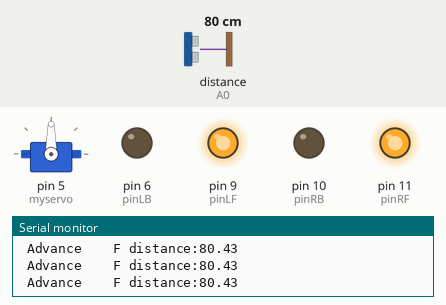
The sketch below on a simulated Arduino Uno, built with avr-gcc and run on an emulated ATmega328P. Shown: servo, output pins drawn as LEDs (lit = HIGH), the last lines printed to the serial monitor. Wiring (inferred from the names in the program): ultrasonic range finder: trigger A1; echo A0. Dashed ring = blinking. The test bench sets the inputs (shaded band); at power-on: distance to the obstacle (sensor on A0) 80 cm. The echo pulse lasts 58.3 µs per cm; pins used as bus, display or sensor lines are not drawn.

Above: at 1.2 s.
1.3 s: distance to the obstacle (sensor on A0) set to 11 cm
2.8 s: distance to the obstacle (sensor on A0) set to 8 cm
At 4.4 s:
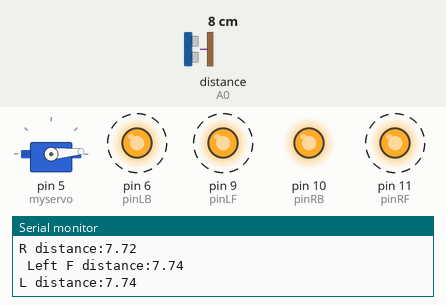
5.8 s: distance to the obstacle (sensor on A0) set to 2 cm
At 7.5 s:
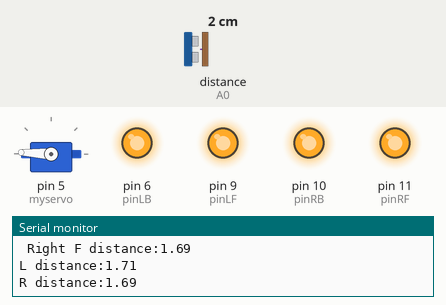
8.8 s: distance to the obstacle (sensor on A0) set to 9 cm
At 9.36 s:
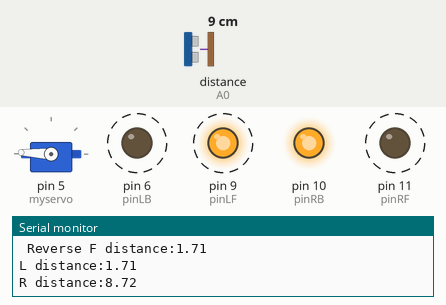
11.8 s: distance to the obstacle (sensor on A0) set to 4 cm
At 13.2 s:
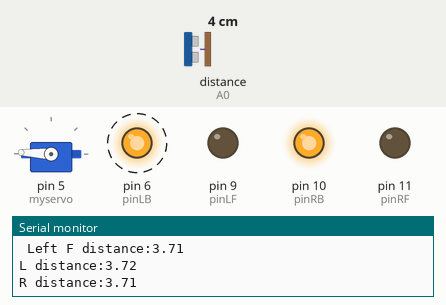
Timing chart, 0 to 15.8 s (numbered marks = the images above; inputs shaded):
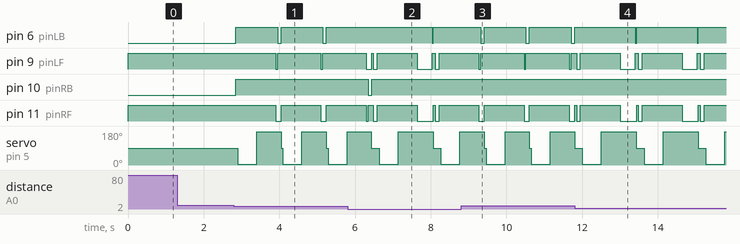

The sketch:

Full_Car.ino
```cpp
#include <Servo.h>
#include <IRremote.h>


int pinLB=6;     // 定義8腳位 左後
int pinLF=9;     // 定義9腳位 左前

int pinRB=10;    // 定義10腳位 右後
int pinRF=11;    // 定義11腳位 右前

int inputPin = A0;  // 定義超音波信號接收腳位
int outputPin =A1;  // 定義超音波信號發射腳位

int Fspeedd = 0;      // 前速
int Rspeedd = 0;      // 右速
int Lspeedd = 0;      // 左速
int directionn = 0;   // 前=8 後=2 左=4 右=6
Servo myservo;        // 設 myservo
int delay_time = 250; // 伺服馬達轉向後的穩定時間

int Fgo = 8;         // 前進
int Rgo = 6;         // 右轉
int Lgo = 4;         // 左轉
int Bgo = 2;         // 倒車

void setup()
 {
  Serial.begin(9600);     // 定義馬達輸出腳位
  pinMode(pinLB,OUTPUT); // 腳位 8 (PWM)
  pinMode(pinLF,OUTPUT); // 腳位 9 (PWM)
  pinMode(pinRB,OUTPUT); // 腳位 10 (PWM)
  pinMode(pinRF,OUTPUT); // 腳位 11 (PWM)

  pinMode(inputPin, INPUT);    // 定義超音波輸入腳位
  pinMode(outputPin, OUTPUT);  // 定義超音波輸出腳位

  myservo.attach(5);    // 定義伺服馬達輸出第5腳位(PWM)
 }
void advance(int a)     // 前進
    {
     digitalWrite(pinRB,LOW);  // 使馬達（右後）動作
     digitalWrite(pinRF,HIGH);
     digitalWrite(pinLB,LOW);  // 使馬達（左後）動作
     digitalWrite(pinLF,HIGH);
     delay(a * 50);
    }

void right(int b)        //右轉(單輪)
    {
     digitalWrite(pinRB,LOW);   //使馬達（右後）動作
     digitalWrite(pinRF,HIGH);
     digitalWrite(pinLB,HIGH);
     digitalWrite(pinLF,HIGH);
     delay(b * 20);
    }
void left(int c)         //左轉(單輪)
    {
     digitalWrite(pinRB,HIGH);
     digitalWrite(pinRF,HIGH);
     digitalWrite(pinLB,LOW);   //使馬達（左後）動作
     digitalWrite(pinLF,HIGH);
     delay(c * 20);
    }
void turnR(int d)        //右轉(雙輪)
    {
     digitalWrite(pinRB,LOW);  //使馬達（右後）動作
     digitalWrite(pinRF,HIGH);
     digitalWrite(pinLB,HIGH);
     digitalWrite(pinLF,LOW);  //使馬達（左前）動作
     delay(d * 15);
    }
void turnL(int e)        //左轉(雙輪)
    {
     digitalWrite(pinRB,HIGH);
     digitalWrite(pinRF,LOW);   //使馬達（右前）動作
     digitalWrite(pinLB,LOW);   //使馬達（左後）動作
     digitalWrite(pinLF,HIGH);
     delay(e * 15);
    }
void stopp(int f)         //停止
    {
     digitalWrite(pinRB,HIGH);
     digitalWrite(pinRF,HIGH);
     digitalWrite(pinLB,HIGH);
     digitalWrite(pinLF,HIGH);
     delay(f * 50);
    }
void back(int g)          //後退
    {

     digitalWrite(pinRB,HIGH);  //使馬達（右後）動作
     digitalWrite(pinRF,LOW);
     digitalWrite(pinLB,HIGH);  //使馬達（左後）動作
     digitalWrite(pinLF,LOW);
     delay(g * 50);
    }

void detection()        //測量3個角度(0.90.179)
    {
      int delay_time = 250;   // 伺服馬達轉向後的穩定時間
      ask_pin_F();            // 讀取前方距離

     if(Fspeedd < 5)         // 假如前方距離小於10公分
      {
      stopp(1);               // 清除輸出資料
      back(2);                // 後退 0.2秒
      }

      if(Fspeedd < 10)         // 假如前方距離小於25公分
      {
        stopp(1);               // 清除輸出資料
        ask_pin_L();            // 讀取左方距離
        delay(delay_time);      // 等待伺服馬達穩定
        ask_pin_R();            // 讀取右方距離
        delay(delay_time);      // 等待伺服馬達穩定

        if(Lspeedd > Rspeedd)   //假如 左邊距離大於右邊距離
        {
         directionn = Rgo;      //向右走
        }

        if(Lspeedd <= Rspeedd)   //假如 左邊距離小於或等於右邊距離
        {
         directionn = Lgo;      //向左走
        }

        if (Lspeedd < 5 && Rspeedd < 5)   //假如 左邊距離和右邊距離皆小於10公分
        {
         directionn = Bgo;      //向後走
        }
      }
      else                      //加如前方不小於(大於)25公分
      {
        directionn = Fgo;        //向前走
      }

    }
void ask_pin_F()   // 量出前方距離
    {
      myservo.write(90);
      digitalWrite(outputPin, LOW);   // 讓超聲波發射低電壓2μs
      delayMicroseconds(2);
      digitalWrite(outputPin, HIGH);  // 讓超聲波發射高電壓10μs，這裡至少是10μs
      delayMicroseconds(10);
      digitalWrite(outputPin, LOW);    // 維持超聲波發射低電壓
      float Fdistance = pulseIn(inputPin, HIGH);  // 讀差相差時間
      Fdistance= Fdistance/5.8/10;       // 將時間轉為距離距离（單位：公分）
      Serial.print("F distance:");      //輸出距離（單位：公分）
      Serial.println(Fdistance);         //顯示距離
      Fspeedd = Fdistance;              // 將距離 讀入Fspeedd(前速)
    }
 void ask_pin_L()   // 量出左邊距離
    {
      myservo.write(5);
      delay(delay_time);
      digitalWrite(outputPin, LOW);   // 讓超聲波發射低電壓2μs
      delayMicroseconds(2);
      digitalWrite(outputPin, HIGH);  // 讓超聲波發射高電壓10μs，這裡至少是10μs
      delayMicroseconds(10);
      digitalWrite(outputPin, LOW);    // 維持超聲波發射低電壓
      float Ldistance = pulseIn(inputPin, HIGH);  // 讀差相差時間
      Ldistance= Ldistance/5.8/10;       // 將時間轉為距離距离（單位：公分）
      Serial.print("L distance:");       //輸出距離（單位：公分）
      Serial.println(Ldistance);         //顯示距離
      Lspeedd = Ldistance;              // 將距離 讀入Lspeedd(左速)
    }
void ask_pin_R()   // 量出右邊距離
    {
      myservo.write(177);
      delay(delay_time);
      digitalWrite(outputPin, LOW);   // 讓超聲波發射低電壓2μs
      delayMicroseconds(2);
      digitalWrite(outputPin, HIGH);  // 讓超聲波發射高電壓10μs，這裡至少是10μs
      delayMicroseconds(10);
      digitalWrite(outputPin, LOW);    // 維持超聲波發射低電壓
      float Rdistance = pulseIn(inputPin, HIGH);  // 讀差相差時間
      Rdistance= Rdistance/5.8/10;       // 將時間轉為距離距离（單位：公分）
      Serial.print("R distance:");       //輸出距離（單位：公分）
      Serial.println(Rdistance);         //顯示距離
      Rspeedd = Rdistance;              // 將距離 讀入Rspeedd(右速)
    }

void loop()
 {
    myservo.write(90);  //讓伺服馬達回歸 預備位置 準備下一次的測量
    detection();        //測量角度 並且判斷要往哪一方向移動

   if(directionn == 2)  //假如directionn(方向) = 2(倒車)
   {
     back(8);                    //  倒退(車)
     turnL(2);                   //些微向左方移動(防止卡在死巷裡)
     Serial.print(" Reverse ");   //顯示方向(倒退)
   }
   if(directionn == 6)           //假如directionn(方向) = 6(右轉)
   {
     back(1);
     turnR(6);                   // 右轉
     Serial.print(" Right ");    //顯示方向(左轉)
   }
   if(directionn == 4)          //假如directionn(方向) = 4(左轉)
   {
     back(1);
     turnL(6);                  // 左轉
     Serial.print(" Left ");     //顯示方向(右轉)
   }
   if(directionn == 8)          //假如directionn(方向) = 8(前進)
   {
    advance(1);                 // 正常前進
    Serial.print(" Advance ");   //顯示方向(前進)
    Serial.print("   ");
   }
 }
```

Measured:
- the behaviour switches between 10 and 9 cm on distance to the obstacle (sensor on A0) (found by bisection; images 0 and 1)
- after the input at 2.8 s, pin 6 (pinLB): alternates HIGH for 1.1 s and LOW for 0.09 s, starting after 0.05 s; pin 9 (pinLF): alternates HIGH for 1.1 s and LOW for 0.05 s, starting after 1.1 s
- after the input at 5.8 s, pin 10 (pinRB): HIGH → LOW after 0.54 s, → HIGH 0.09 s later
- after the input at 8.8 s, pin 6 (pinLB): alternates HIGH for 1.1 s and LOW for 0.09 s, starting after 0.52 s
- after the input at 11.8 s, pin 6 (pinLB): alternates HIGH for 1.6 s and LOW for 0.03 s, starting after 1.6 s
